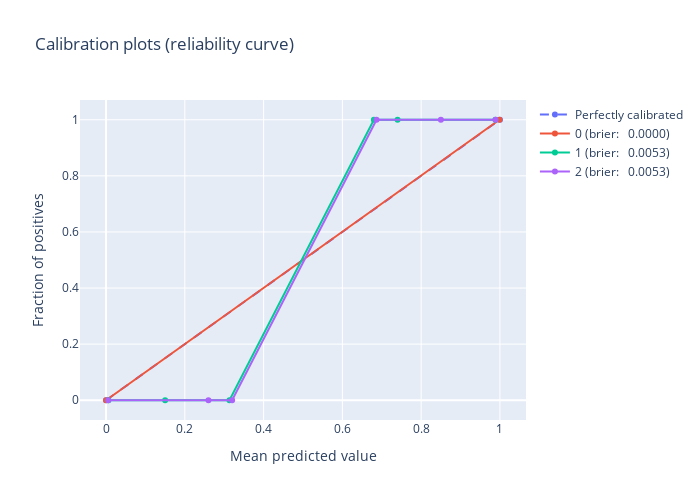

Source (notebook cell):
### Code cell
check = CalibrationScore()
check.run(train_dataset, model)

### Figure 1 — Plotly figure (JSON) as saved in the notebook; plotly's stock layout.template omitted (floating-point values rounded to 4 significant figures)
{"data": [{"line": {"dash": "dash", "width": 2}, "name": "Perfectly calibrated", "type": "scatter", "x": [0, 1], "y": [0, 1]}, {"mode": "lines+markers", "name": "0 (brier:   0.0000)", "type": "scatter", "x": [0, 0.9986], "y": [0, 1]}, {"mode": "lines+markers", "name": "1 (brier:   0.0053)", "type": "scatter", "x": [0.006056, 0.15, 0.3133, 0.68, 0.74, 0.9885], "y": [0, 0, 0, 1, 1, 1]}, {"mode": "lines+markers", "name": "2 (brier:   0.0053)", "type": "scatter", "x": [0.005493, 0.26, 0.32, 0.6867, 0.85, 0.9888], "y": [0, 0, 0, 1, 1, 1]}], "layout": {"height": 500, "title": {"text": "Calibration plots (reliability curve)"}, "width": 700, "xaxis": {"autorange": true, "range": [-0.06633, 1.066], "title": {"text": "Mean predicted value"}, "type": "linear"}, "yaxis": {"autorange": true, "range": [-0.07041, 1.07], "title": {"text": "Fraction of positives"}, "type": "linear"}}}
